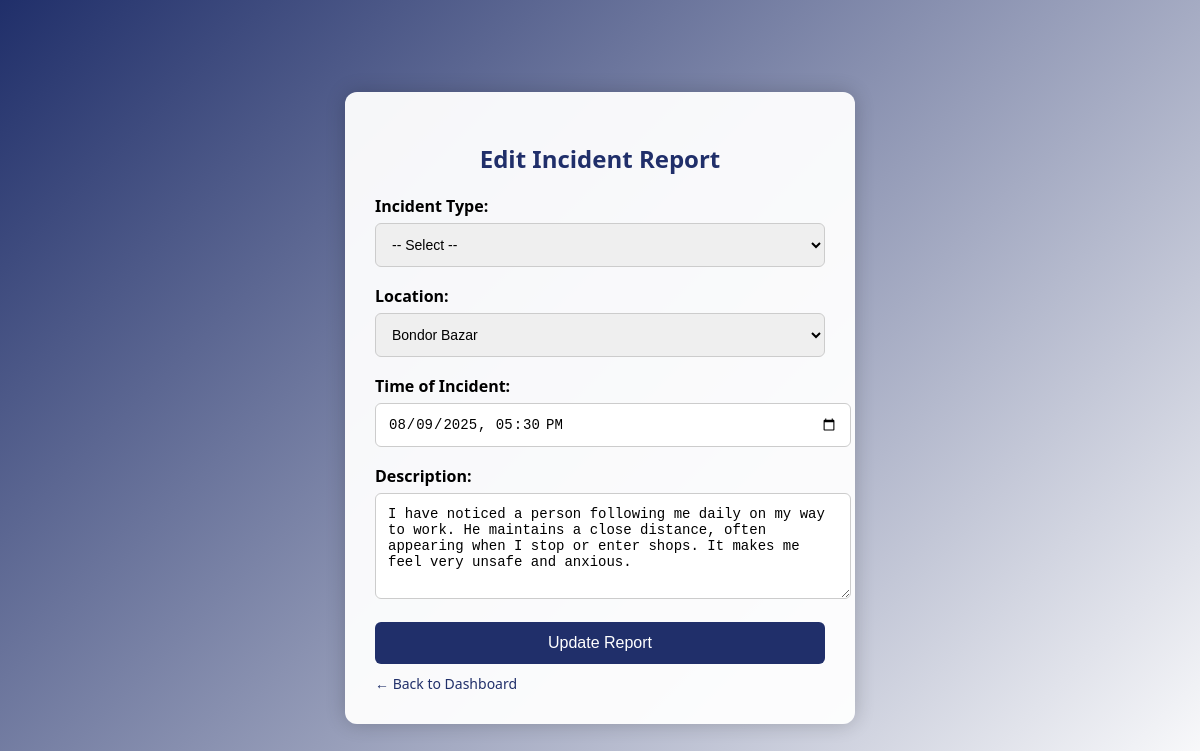
The page /edit_report.php?id=82 (signed in) on the database its author committed.
### tables this page shows
CREATE TABLE `incidents` (
  `id` int(11) NOT NULL,
  `user_id` int(11) DEFAULT NULL,
  `type` varchar(50) DEFAULT NULL,
  `location` varchar(100) DEFAULT NULL,
  `incident_time` datetime DEFAULT NULL,
  `description` text DEFAULT NULL,
  `created_at` timestamp NOT NULL DEFAULT current_timestamp(),
  `safety_status` varchar(50) NOT NULL,
  `contact_number` varchar(20) DEFAULT NULL,
  `status` varchar(20) DEFAULT 'Pending',
  `is_fake` tinyint(1) DEFAULT 0,
  `anonymous` tinyint(1) DEFAULT 0,
  `location_id` int(11) DEFAULT NULL,
  `type_id` int(11) DEFAULT NULL,
  `flagged` tinyint(1) NOT NULL DEFAULT 0
);

### edit_report.php (the view, shortened to what this page needs)
<?php
$conn = new mysqli("localhost", "root", "", "nirapodpoth_db");
$user_id = $_SESSION["user_id"];
$report_id = isset($_GET['id']) ? intval($_GET['id']) : 0;
$stmt = $conn->prepare("SELECT type, location_id, incident_time, description FROM incidents WHERE id = ? AND user_id = ?");
$stmt->bind_param("ii", $report_id, $user_id);
$stmt->execute();
$stmt->store_result();
$stmt->bind_result($type, $location_id, $incident_time, $description);
?>
<!DOCTYPE html>
<html lang="en">
<head>
</head>
<body>
  <div class="container">
    <h2>Edit Incident Report</h2>
    <form method="POST" action="">
      <label for="type">Incident Type:</label>
    <select name="type" required>
  <option value="">-- Select --</option>
</select>
      <label for="location">Location:</label>
      <select name="location" required>
  <option value="1" <?= ($location_id == 1) ? 'selected' : '' ?>>Bondor Bazar</option>
</select>
      <label for="incident_time">Time of Incident:</label>
      <input type="datetime-local" id="incident_time" name="incident_time" value="<?= date('Y-m-d\TH:i', strtotime($incident_time)) ?>" required>
      <label for="description">Description:</label>
      <textarea id="description" name="description" required><?= htmlspecialchars($description) ?></textarea>
      <button type="submit">Update Report</button>
    </form>
    <a href="dashboard.php" class="back-link">← Back to Dashboard</a>
  </div>
</body>
</html>

### edit_report.php (style rules this page uses)
body { font-family: 'Segoe UI', sans-serif; background: linear-gradient(135deg, #202F6A, #ffffff); display: flex; justify-content: center; align-items: center; min-height: 100vh; }
.container { background: rgba(255,255,255,0.95); padding: 30px; border-radius: 12px; box-shadow: 0 0 20px rgba(0,0,0,0.2); width: 450px; }
h2 { text-align: center; color: #202F6A; margin-bottom: 20px; }
label { font-weight: bold; display: block; margin-bottom: 6px; }
input, select, textarea { width: 100%; padding: 12px; margin-bottom: 18px; border-radius: 6px; border: 1px solid #ccc; font-size: 14px; }
textarea { height: 80px; resize: vertical; }
button { width: 100%; background-color: #202F6A; color: white; border: none; padding: 12px; font-size: 16px; border-radius: 6px; cursor: pointer; }
a.back-link { display: inline-block; margin-top: 10px; color: #202F6A; text-decoration: none; font-size: 14px; }

### rows shown on the page
incidents: location "Bondor Bazar", incident_time "08/09/2025 17:30", description "I have noticed a person following me daily on my way to work. He maintains a close distance, often appearing when I stop or enter shops. It makes me feel very unsafe and anxious."
